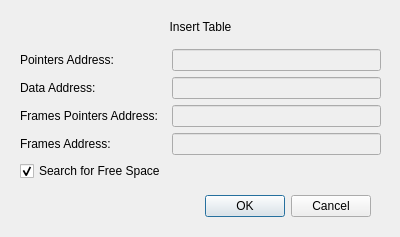
<?xml version="1.0" encoding="UTF-8"?>
<ui version="4.0">
 <class>Dialog</class>
 <widget class="QDialog" name="Dialog">
  <property name="geometry">
   <rect>
    <x>0</x>
    <y>0</y>
    <width>400</width>
    <height>237</height>
   </rect>
  </property>
  <property name="windowTitle">
   <string>Dialog</string>
  </property>
  <widget class="QDialogButtonBox" name="buttonBox">
   <property name="geometry">
    <rect>
     <x>30</x>
     <y>190</y>
     <width>341</width>
     <height>32</height>
    </rect>
   </property>
   <property name="orientation">
    <enum>Qt::Horizontal</enum>
   </property>
   <property name="standardButtons">
    <set>QDialogButtonBox::Cancel|QDialogButtonBox::Ok</set>
   </property>
  </widget>
  <widget class="QWidget" name="gridLayoutWidget">
   <property name="geometry">
    <rect>
     <x>20</x>
     <y>10</y>
     <width>361</width>
     <height>171</height>
    </rect>
   </property>
   <layout class="QGridLayout" name="gridLayout">
    <item row="1" column="0">
     <widget class="QLabel" name="label_2">
      <property name="text">
       <string>Pointers Address:</string>
      </property>
     </widget>
    </item>
    <item row="3" column="0">
     <widget class="QLabel" name="label_4">
      <property name="text">
       <string>Frames Pointers Address:</string>
      </property>
     </widget>
    </item>
    <item row="2" column="0">
     <widget class="QLabel" name="label_3">
      <property name="text">
       <string>Data Address:</string>
      </property>
     </widget>
    </item>
    <item row="4" column="0">
     <widget class="QLabel" name="label_5">
      <property name="text">
       <string>Frames Address:</string>
      </property>
     </widget>
    </item>
    <item row="0" column="0" colspan="2">
     <widget class="QLabel" name="label">
      <property name="text">
       <string>Insert Table</string>
      </property>
      <property name="alignment">
       <set>Qt::AlignCenter</set>
      </property>
     </widget>
    </item>
    <item row="3" column="1">
     <widget class="QLineEdit" name="framesPointersAddressLineEdit">
      <property name="enabled">
       <bool>false</bool>
      </property>
     </widget>
    </item>
    <item row="4" column="1">
     <widget class="QLineEdit" name="framesAddressLineEdit">
      <property name="enabled">
       <bool>false</bool>
      </property>
     </widget>
    </item>
    <item row="2" column="1">
     <widget class="QLineEdit" name="dataAddressLineEdit">
      <property name="enabled">
       <bool>false</bool>
      </property>
     </widget>
    </item>
    <item row="1" column="1">
     <widget class="QLineEdit" name="pointersAddressLineEdit">
      <property name="enabled">
       <bool>false</bool>
      </property>
     </widget>
    </item>
    <item row="5" column="0">
     <widget class="QCheckBox" name="offsetsCheckBox">
      <property name="text">
       <string>Search for Free Space</string>
      </property>
      <property name="checked">
       <bool>true</bool>
      </property>
     </widget>
    </item>
   </layout>
  </widget>
 </widget>
 <resources/>
 <connections>
  <connection>
   <sender>buttonBox</sender>
   <signal>accepted()</signal>
   <receiver>Dialog</receiver>
   <slot>accept()</slot>
   <hints>
    <hint type="sourcelabel">
     <x>248</x>
     <y>254</y>
    </hint>
    <hint type="destinationlabel">
     <x>157</x>
     <y>274</y>
    </hint>
   </hints>
  </connection>
  <connection>
   <sender>buttonBox</sender>
   <signal>rejected()</signal>
   <receiver>Dialog</receiver>
   <slot>reject()</slot>
   <hints>
    <hint type="sourcelabel">
     <x>316</x>
     <y>260</y>
    </hint>
    <hint type="destinationlabel">
     <x>286</x>
     <y>274</y>
    </hint>
   </hints>
  </connection>
 </connections>
</ui>
